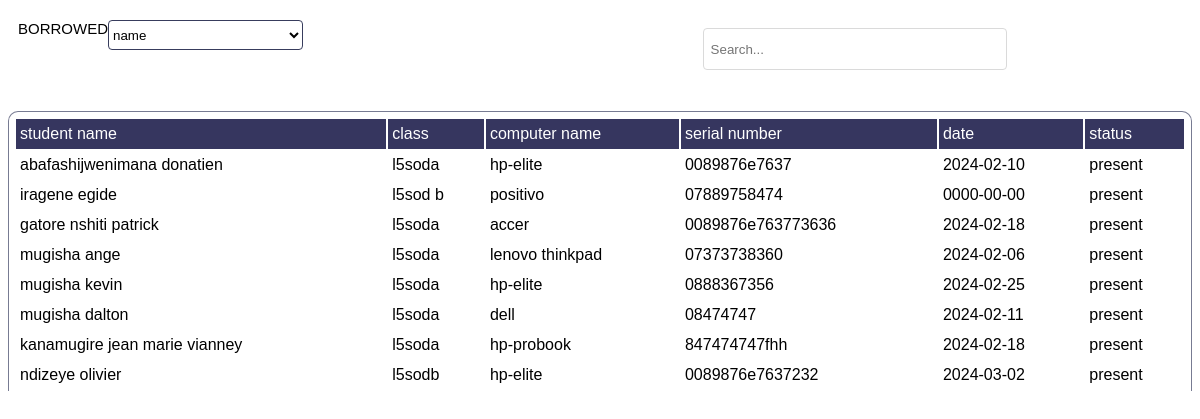
Screenshot of /allcomp.php with the database file from the repository.
### tables this page shows
CREATE TABLE `computer_present` (
  `computer_id` int(3) UNSIGNED ZEROFILL NOT NULL,
  `student_fname` varchar(200) NOT NULL,
  `computername` varchar(30) NOT NULL,
  `serialnumber` varchar(30) NOT NULL,
  `class` varchar(20) NOT NULL,
  `date` date NOT NULL,
  `times` time NOT NULL
);

CREATE TABLE `computer_in` (
  `computer_id` int(3) UNSIGNED NOT NULL,
  `student_fname` varchar(200) NOT NULL,
  `computername` varchar(30) NOT NULL,
  `serialnumber` varchar(30) NOT NULL,
  `class` varchar(20) NOT NULL,
  `date` date NOT NULL,
  `times` time NOT NULL
);

### allcomp.php (the view, shortened to what this page needs)
<?php
include 'connect.php';
$select = $conn->query("select computer_in.student_fname,computer_in.computername,computer_in.serialnumber,computer_in.class,computer_in.date,computer_present.computer_id as status from computer_in left join computer_present on computer_in.computer_id=computer_present.computer_id");
?>
<!DOCTYPE html>
<html lang="en">
<head>
    <link rel="stylesheet" href="css/computer.css">
</head>
<body>
    <div class="right-menu">
    <div class="top">
            <div class="left">
            <small>Borrowed</small>
            <select name="sort">
                <option value="name">name</option>
            </select>
            </div>
            <div class="right">
            <div class="search">
            <input type="text" name="search" placeholder="Search...">
            </div>
            </div>
        </div>
        <div class="data">
        <table border="0">
        <thead>
            <td>student name</td>
            <td>class</td>
            <td>computer name</td>
            <td>serial number</td>
            <td>date</td>
            <td>status</td>
        </thead>
        <?php foreach($select as $data){
        ?>
        <tr>
            <td><?=$data['student_fname']?></td>
            <td><?=$data['class']?></td>
            <td><?=$data['computername']?></td>
            <td><?=$data['serialnumber']?></td>
            <td><?=$data['date']?></td>
            <td><?php if ($data['status']!=0) echo"present";else echo"not present";?> </td>
        </tr>
        <?php };?>
    </table>
        </div>
    </div>
</body>
</html>

### css/computer.css (style rules this page uses)
.right-menu { padding: 2px 0px 0px 0px; }
.right-menu .top { height: 50px; display: flex; justify-content: space-between; width: 100%; padding: 5px; background: rgba(255, 255, 255, 0.89); border-bottom: 0.1px solid rgba(255, 255, 255, 0.363); }
.right-menu .top .left { width: 40%; display: flex; padding: 5px; flex-direction:row ; }
.right-menu .top .left small { font-family: 'loto',sans-serif; font-size: 15px; font-weight: 500; text-transform: uppercase; }
.right-menu .top .left select { outline: none; width: 50%; border-radius: 4px; height: 30px; background: transparent; font-family: 'loto',sans-serif; border: 0.1px solid #24294de7; }
.right-menu .top .right { width: 60%; display: flex; margin: 10px 0px 0px 200px; }
.right-menu .top .right .search { display: flex; width: 50%; height: 30px; border: 0.1px solid rgba(204, 204, 204, 0.712); border-radius: 4px; background: transparent; padding: 5px; margin:3px 0px 0px 90px; }
.right-menu .top .right .search input { width: 98%; outline: none; border: none; font-family: 'loto',sans-serif; color: #24294de7; }
.right-menu table { width: 100%; padding: 5px; font-family: 'loto',sans-serif; border-radius: 10px; margin: 20px 0px 0px 0px; border: 0.1px solid rgba(0, 8, 51, 0.534); background: rgba(255, 255, 255, 0.897); }
.right-menu table thead { height: 30px; background: rgba(0, 1, 53, 0.788); font-weight: 500; font-family: sans-serif; padding: 5px; }
.right-menu table thead td { color: #fff; }
.right-menu table td { height: 20px; padding: 4px; font-family: 'loto',sans-serif; font-weight: 500; border: none; color: black; }
.right-menu table tr { border-bottom: 0.1px solid rgba(0, 8, 51, 0.534); }
.right-menu .data { background-color: white; width:100%; margin:20px 0px 0px 0px; height: 300px; overflow-y: auto; }

### rows the page displays
computer_present: computer_id.student_fname "abafashijwenimana donatien", computer_id.class "l5soda", computer_id.computername "hp-elite", computer_id.serialnumber "0089876e7637", computer_id.date "2024-02-10", shows "present"
computer_present: computer_id.student_fname "iragene egide", computer_id.class "l5sod b", computer_id.computername "positivo", computer_id.serialnumber "07889758474", computer_id.date "0000-00-00", shows "present"
computer_present: computer_id.student_fname "gatore nshiti patrick", computer_id.class "l5soda", computer_id.computername "accer", computer_id.serialnumber "0089876e763773636", computer_id.date "2024-02-18", shows "present"
computer_present: computer_id.student_fname "mugisha ange", computer_id.class "l5soda", computer_id.computername "lenovo thinkpad", computer_id.serialnumber "07373738360", computer_id.date "2024-02-06", shows "present"
computer_present: computer_id.student_fname "mugisha kevin", computer_id.class "l5soda", computer_id.computername "hp-elite", computer_id.serialnumber "0888367356", computer_id.date "2024-02-25", shows "present"
computer_present: computer_id.student_fname "mugisha dalton", computer_id.class "l5soda", computer_id.computername "dell", computer_id.serialnumber "08474747", computer_id.date "2024-02-11", shows "present"
computer_present: computer_id.student_fname "kanamugire jean marie vianney", computer_id.class "l5soda", computer_id.computername "hp-probook", computer_id.serialnumber "847474747fhh", computer_id.date "2024-02-18", shows "present"
computer_present: computer_id.student_fname "ndizeye olivier", computer_id.class "l5sodb", computer_id.computername "hp-elite", computer_id.serialnumber "0089876e7637232", computer_id.date "2024-03-02", shows "present"
